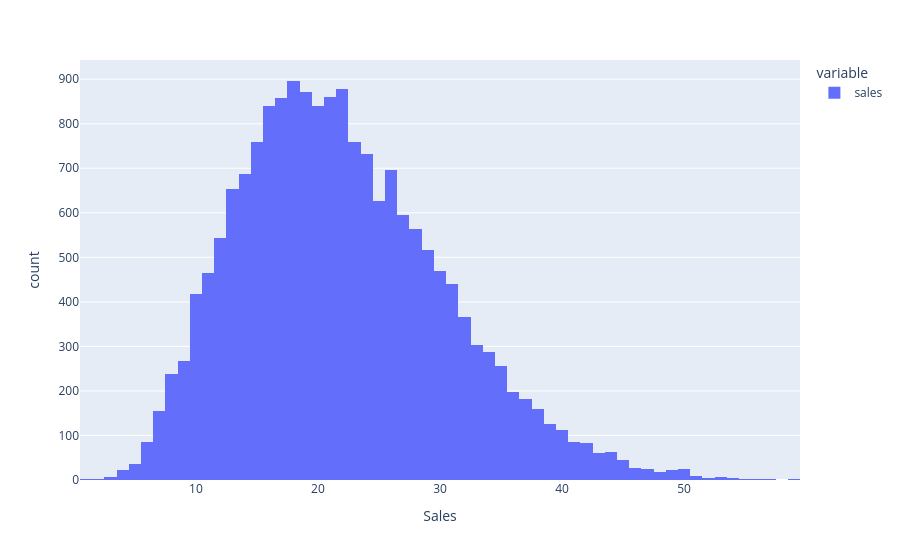

Notebook code cell kept with this figure:
### Code cell
fig = px.histogram(df[df.item==1][['sales']],labels=dict(value="Sales"))
fig.show()

### Figure 1 — Plotly figure (JSON) as saved in the notebook; plotly's stock layout.template omitted (floating-point values rounded to 4 significant figures; data arrays with more than 128 entries replaced by an {"elided": "..."} marker saying what was removed)
{"data": [{"alignmentgroup": "True", "bingroup": "x", "hovertemplate": "variable=sales<br>Sales=%{x}<br>count=%{y}<extra></extra>", "legendgroup": "sales", "marker": {"color": "#636efa"}, "name": "sales", "offsetgroup": "sales", "orientation": "v", "showlegend": true, "type": "histogram", "x": {"elided": "18260 int values"}, "xaxis": "x", "yaxis": "y"}], "layout": {"barmode": "relative", "legend": {"title": {"text": "variable"}, "tracegroupgap": 0}, "margin": {"t": 60}, "xaxis": {"anchor": "y", "domain": [0, 1], "title": {"text": "Sales"}}, "yaxis": {"anchor": "x", "domain": [0, 1], "title": {"text": "count"}}}}
